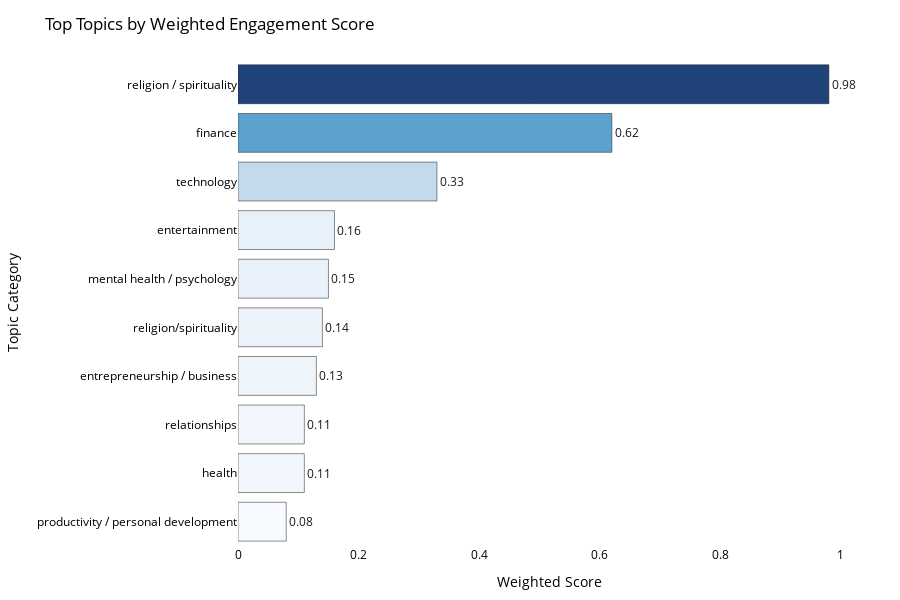

The cell this chart's notebook holds for it:
### Markdown cell above
## Plot Results Per Topic Category

### Code cell
import plotly.express as px

fig = px.bar(
    topic_stats.sort_values("weighted_score", ascending=True),
    x="weighted_score",
    y="Topic_Category",
    orientation="h",
    title="Top Topics by Weighted Engagement Score",
    text="weighted_score",
    color="weighted_score",
    color_continuous_scale="Blues"
)

fig.update_traces(
    texttemplate="%{text:.2f}",
    textposition="outside",
    marker_line_color="black",
    marker_line_width=0.5,
    opacity=0.9
)

fig.update_layout(
    xaxis_title="Weighted Score",
    yaxis_title="Topic Category",
    height=600,
    plot_bgcolor="white",
    paper_bgcolor="white",
    font=dict(color="black", size=12),
    coloraxis_showscale=False,
    margin=dict(l=120, r=40, t=60, b=40)
)

fig.show()

### Figure 1 — Plotly figure (JSON) as saved in the notebook; plotly's stock layout.template omitted (floating-point values rounded to 4 significant figures)
{"data": [{"hovertemplate": "weighted_score=%{marker.color}<br>Topic_Category=%{y}<extra></extra>", "legendgroup": "", "marker": {"color": [0.08, 0.11, 0.11, 0.13, 0.14, 0.15, 0.16, 0.33, 0.62, 0.98], "coloraxis": "coloraxis", "line": {"color": "black", "width": 0.5}, "pattern": {"shape": ""}}, "name": "", "opacity": 0.9, "orientation": "h", "showlegend": false, "text": [0.08, 0.11, 0.11, 0.13, 0.14, 0.15, 0.16, 0.33, 0.62, 0.98], "textposition": "outside", "texttemplate": "%{text:.2f}", "type": "bar", "x": [0.08, 0.11, 0.11, 0.13, 0.14, 0.15, 0.16, 0.33, 0.62, 0.98], "xaxis": "x", "y": ["productivity / personal development", "health", "relationships", "entrepreneurship / business", "religion/spirituality", "mental health / psychology", "entertainment", "technology", "finance", "religion / spirituality"], "yaxis": "y"}], "layout": {"barmode": "relative", "coloraxis": {"colorbar": {"title": {"text": "weighted_score"}}, "colorscale": [[0, "rgb(247,251,255)"], [0.125, "rgb(222,235,247)"], [0.25, "rgb(198,219,239)"], [0.375, "rgb(158,202,225)"], [0.5, "rgb(107,174,214)"], [0.625, "rgb(66,146,198)"], [0.75, "rgb(33,113,181)"], [0.875, "rgb(8,81,156)"], [1, "rgb(8,48,107)"]], "showscale": false}, "font": {"color": "black", "size": 12}, "height": 600, "legend": {"tracegroupgap": 0}, "margin": {"b": 40, "l": 120, "r": 40, "t": 60}, "paper_bgcolor": "white", "plot_bgcolor": "white", "title": {"text": "Top Topics by Weighted Engagement Score"}, "xaxis": {"anchor": "y", "domain": [0, 1], "title": {"text": "Weighted Score"}}, "yaxis": {"anchor": "x", "domain": [0, 1], "title": {"text": "Topic Category"}}}}
